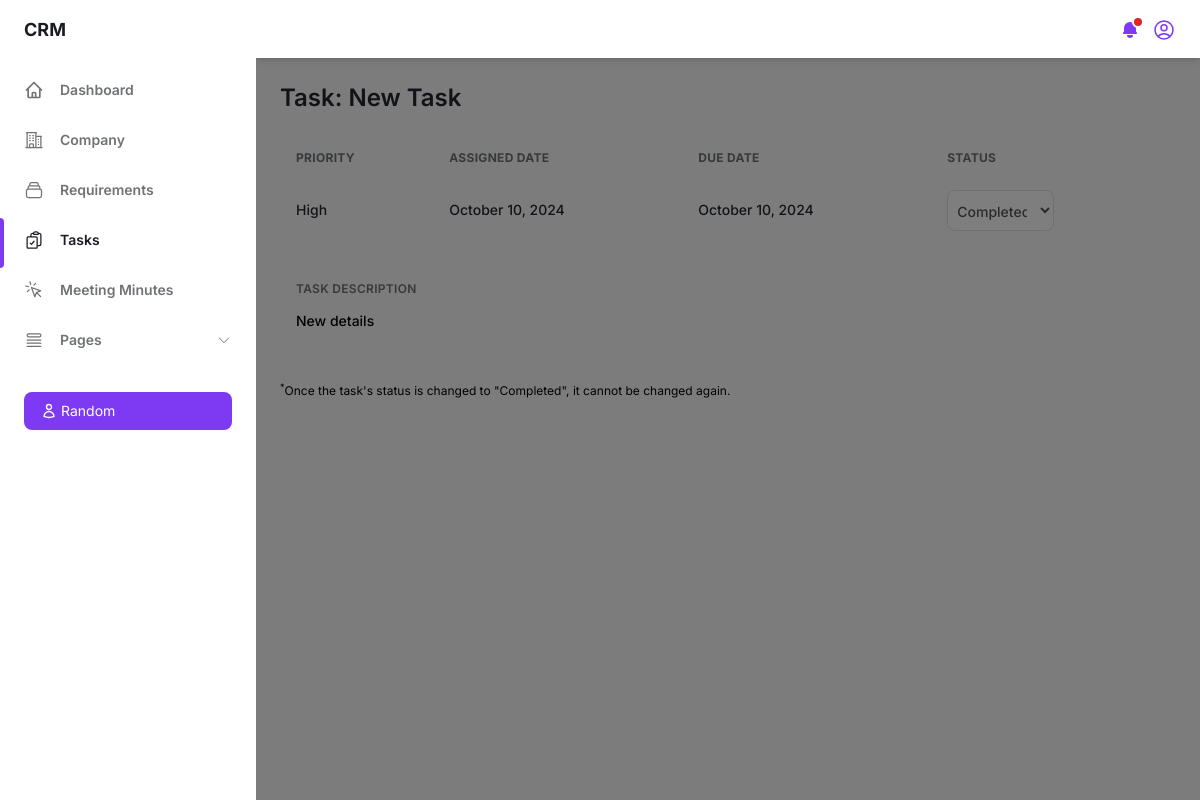
The app's page /task-details/1/ (signed in) with its own data.
### crm_app/models.py (models this page shows, shortened)
class Staff(models.Model):
    full_name = models.CharField(max_length=100)
    email = models.EmailField(unique=True)
    password = models.CharField(max_length=255)
    role = models.CharField(max_length=100)
    status = models.BooleanField(default=True)

class Task(models.Model):
    title = models.CharField(max_length=255)
    description = models.TextField()
    assigned_to = models.ForeignKey(Staff, on_delete=models.CASCADE, related_name='tasks')
    priority = models.CharField(max_length=50, choices=[('Low', 'Low'), ('Medium', 'Medium'), ('High', 'High')])
    due_date = models.DateField()
    status = models.CharField(max_length=50, choices=[('Pending', 'Pending'), ('In Progress', 'In Progress'), ('Completed', 'Completed')], default='Pending')
    created_at = models.DateTimeField(auto_now_add=True)
    updated_at = models.DateTimeField(auto_now=True)

### crm_app/views.py (the view)
# urls.py: path('task-details/<int:task_id>/', views.taskdetails, name='taskdetails'),
def taskdetails(request, task_id):
    if 'staff_id' not in request.session:
        return redirect('login')
    staff_id = request.session.get('staff_id')
    user = get_object_or_404(Staff, id=staff_id)
    task = get_object_or_404(Task, id=task_id)
    context = {'user': user, 'task': task}
    return render(request, 'taskdetails.html', context)

### templates/taskdetails.html (shortened to what this page needs)
{% load static %}
<!DOCTYPE html>
<html :class="{ 'theme-dark': dark }" x-data="data()" lang="en">
<head>
    <link rel="stylesheet" href="{% static 'css/tailwind.output.css' %}" />
    <link rel="stylesheet" href="{% static 'css/style.css' %}" />
    <link rel="stylesheet" href="https://cdnjs.cloudflare.com/ajax/libs/Chart.js/2.9.3/Chart.min.css"/>
</head>
<body>
    <div class="flex h-screen bg-gray-50 dark:bg-gray-900" :class="{ 'overflow-hidden': isSideMenuOpen }">
        <aside class="z-20 hidden w-64 overflow-y-auto bg-white dark:bg-gray-800 md:block flex-shrink-0">
            <div class="py-4 text-gray-500 dark:text-gray-400">
                <a class="ml-6 text-lg font-bold text-gray-800 dark:text-gray-200" href="{% url 'dashboard' %}">
                    CRM
                </a>
                <ul class="mt-6">
                    <li class="relative px-6 py-3">
                        <a class="inline-flex items-center w-full text-sm font-semibold transition-colors duration-150 hover:text-gray-800 dark:hover:text-gray-200" href="{% url 'dashboard' %}">
                            <span class="ml-4">Dashboard</span>
                        </a>
                    </li>
                </ul>
                <ul>
                    <li class="relative px-6 py-3">
                        <a class="inline-flex items-center w-full text-sm font-semibold transition-colors duration-150 hover:text-gray-800 dark:hover:text-gray-200" href="{% url 'company' %}">
                            <span class="ml-4">Company</span>
                        </a>
                    </li>
                    <li class="relative px-6 py-3">
                        <a class="inline-flex items-center w-full text-sm font-semibold transition-colors duration-150 hover:text-gray-800 dark:hover:text-gray-200" href="{% url 'contract' %}">
                            <span class="ml-4">Requirements</span>
                        </a>
                    </li>
                    <li class="relative px-6 py-3">
                        <span class="absolute inset-y-0 left-0 w-1 bg-purple-600 rounded-tr-lg rounded-br-lg" aria-hidden="true"></span>
                        <a class="inline-flex items-center w-full text-sm font-semibold text-gray-800 transition-colors duration-150 hover:text-gray-800 dark:text-gray-100 dark:hover:text-gray-200" href="{% url 'task' %}">
                            <span class="ml-4">Tasks</span>
                        </a>
                    </li>
                    <li class="relative px-6 py-3">
                        <a class="inline-flex items-center w-full text-sm font-semibold transition-colors duration-150 hover:text-gray-800 dark:hover:text-gray-200" href="{% url 'transaction' %}">
                            <svg class="w-5 h-5" aria-hidden="true" fill="none" stroke-linecap="round" stroke-linejoin="round" stroke-width="1.5" viewBox="0 0 24 24" stroke="currentColor">
                                <path d="M15 15l-2 5L9 9l11 4-5 2zm0 0l5 5M7.188 2.239l.777 2.897M5.136 7.965l-2.898-.777M13.95 4.05l-2.122 2.122m-5.657 5.656l-2.12 2.122"></path>
                            </svg>
                            <span class="ml-4">Meeting Minutes</span>
                        </a>
                    </li>
                    <li class="relative px-6 py-3">
                        <button class="inline-flex items-center justify-between w-full text-sm font-semibold transition-colors duration-150 hover:text-gray-800 dark:hover:text-gray-200" @click="togglePagesMenu" aria-haspopup="true">
                            <span class="inline-flex items-center">
                                <svg xmlns="http://www.w3.org/2000/svg" fill="none" viewBox="0 0 24 24" stroke-width="1.5" stroke="currentColor" class="w-5 h-5">
                                    <path stroke-linecap="round" stroke-linejoin="round" d="M3.75 12h16.5m-16.5 3.75h16.5M3.75 19.5h16.5M5.625 4.5h12.75a1.875 1.875 0 0 1 0 3.75H5.625a1.875 1.875 0 0 1 0-3.75Z" />
                                </svg>
                                <span class="ml-4">Pages</span>
                            </span>
                            <svg class="w-4 h-4" aria-hidden="true" fill="none" stroke-linecap="round" stroke-linejoin="round" stroke-width="1.5" viewBox="0 0 24 24" stroke="currentColor">
                                <path d="M19 9l-7 7-7-7"></path>
                            </svg>
                        </button>
                    </li>
                </ul>
                <div class="px-6 my-6">
                    <p class="flex items-center w-full px-4 py-2 text-sm font-normal leading-5 text-white transition-colors duration-150 bg-purple-600 border border-transparent rounded-lg active:bg-purple-600 hover:bg-purple-700 focus:outline-none focus:shadow-outline-purple">
                        {{ user.full_name }}
                    </p>
                </div>
            </div>
        </aside>
        <div x-show="isSideMenuOpen" x-transition:enter="transition ease-in-out duration-150" x-transition:enter-start="opacity-0" x-transition:enter-end="opacity-100" x-transition:leave="transition ease-in-out duration-150" x-transition:leave-start="opacity-100" x-transition:leave-end="opacity-0" class="fixed inset-0 z-10 flex items-end bg-black bg-opacity-50 sm:items-center sm:justify-center"></div>
        <div class="flex flex-col flex-1 w-full">
            <header class="z-10 py-4 bg-white shadow-md dark:bg-gray-800">
                <div class="container flex items-center justify-between h-full px-6 mx-auto text-purple-600 dark:text-purple-300">
                    <div class="flex items-center space-x-3 ml-auto">
                        <div class="relative">
                            <button class="relative align-middle rounded-md focus:outline-none focus:shadow-outline-purple" @click="toggleNotificationsMenu" @keydown.escape="closeNotificationsMenu" aria-label="Notifications" aria-haspopup="true">
                                <svg class="w-5 h-5" aria-hidden="true" fill="currentColor" viewBox="0 0 20 20">
                                    <path d="M10 2a6 6 0 00-6 6v3.586l-.707.707A1 1 0 004 14h12a1 1 0 00.707-1.707L16 11.586V8a6 6 0 00-6-6zM10 18a3 3 0 01-3-3h6a3 3 0 01-3 3z"></path>
                                </svg>
                                <span aria-hidden="true" class="absolute top-0 right-0 inline-block w-3 h-3 transform translate-x-1 -translate-y-1 bg-red-600 border-2 border-white rounded-full dark:border-gray-800"></span>
                            </button>
                        </div>
                        <div class="relative">
                            <button class="align-middle rounded-full focus:shadow-outline-purple focus:outline-none" @click="toggleProfileMenu" @keydown.escape="closeProfileMenu" aria-label="Account" aria-haspopup="true">
                            </button>
                        </div>
                    </div>
                </div>
            </header>
            {% if user.role == 'Admin' %}
            <main class="h-full pb-16 overflow-y-auto">
                <div class="container px-6 mx-auto grid">
                    <h2 class="my-6 text-2xl font-semibold text-gray-700 dark:text-gray-200">Task: {{ task.title }}</h2>
                    <div class="w-full overflow-hidden rounded-lg shadow-xs">
                        <div class="w-full mb-8 overflow-x-auto">
                            <table class="w-full whitespace-no-wrap">
                                <thead>
                                    <tr class="text-xs font-semibold tracking-wide text-left text-gray-500 uppercase bg-gray-50 dark:text-gray-400 dark:bg-gray-800">
                                        <th class="px-4 py-3">Priority</th>
                                        <th class="px-4 py-3">Assigned Date</th>
                                        <th class="px-4 py-3">Due Date</th>
                                        <th class="px-4 py-3">Status</th>
                                    </tr>
                                </thead>
                                <tbody>
                                    <tr class="text-gray-700 dark:text-gray-400">
                                        <td class="px-4 py-3">
                                            <p class="font-medium text-sm">{{ task.priority }}</p>
                                        </td>
                                        <td class="px-4 py-3">
                                            <p class="font-medium text-sm">{{ task.created_at|date:"F j, Y" }}</p>
                                        </td>
                                        <td class="px-4 py-3">
                                            <p class="font-medium text-sm">{{ task.due_date|date:"F d, Y" }}</p>
                                        </td>
                                        <td class="px-4 py-3">
                                            <p class="font-medium text-sm">{{ task.status }}</p>
                                        </td>
                                    </tr>
                                </tbody>
                            </table>
                        </div>
                    </div>
                    <div class="px-4 rounded-lg dark:bg-gray-800">
                        <label for="company-name" class="text-xs font-semibold tracking-wide text-left text-gray-500 uppercase bg-gray-50 dark:text-gray-400 dark:bg-gray-800">Task Description</label>
                        <p class="py-3 font-medium text-sm">{{ task.description }}</p>
                    </div>
                </div>
            </main>
            {% else %}
            <main class="h-full pb-16 overflow-y-auto">
                <div class="container px-6 mx-auto grid">
                    <h2 class="my-6 text-2xl font-semibold text-gray-700 dark:text-gray-200">Task: {{ task.title }}</h2>
                    <div class="w-full overflow-hidden rounded-lg shadow-xs">
                        <div class="w-full mb-8 overflow-x-auto">
                            <table class="w-full whitespace-no-wrap">
                                <thead>
                                    <tr class="text-xs font-semibold tracking-wide text-left text-gray-500 uppercase bg-gray-50 dark:text-gray-400 dark:bg-gray-800">
                                        <th class="px-4 py-3">Priority</th>
                                        <th class="px-4 py-3">Assigned Date</th>
                                        <th class="px-4 py-3">Due Date</th>
                                        <th class="px-4 py-3">Status</th>
                                    </tr>
                                </thead>
                                <tbody>
                                    <tr class="text-gray-700 dark:text-gray-400">
                                        <td class="px-4 py-3">
                                            <p class="font-medium text-sm">{{ task.priority }}</p>
                                        </td>
                                        <td class="px-4 py-3">
                                            <p class="font-medium text-sm">{{ task.created_at|date:"F j, Y" }}</p>
                                        </td>
                                        <td class="px-4 py-3">
                                            <p class="font-medium text-sm">{{ task.due_date|date:"F d, Y" }}</p>
                                        </td>
                                        <td class="px-4 py-3">
                                            <form method="POST" action="{% url 'update_task_status' task.id %}" id="status-form">
                                                <select name="status" class="font-medium text-sm bg-white border border-gray-300 text-gray-900 text-sm rounded-lg focus:ring-blue-500 focus:border-blue-500 w-1/2 p-2.5 pl-[5px] dark:bg-gray-700 dark:border-gray-600 dark:placeholder-gray-400 dark:text-white dark:focus:ring-blue-500 dark:focus:border-blue-500" {% if task.status == 'Completed' %} disabled {% endif %} onchange="this.form.submit();">
                                                    <option value="Completed" {% if task.status == 'Completed' %}selected{% endif %}>Completed</option>
                                                </select>
                                            </form>
                                        </td>
                                    </tr>
                                </tbody>
                            </table>
                        </div>
                    </div>
                    <div class="px-4 rounded-lg dark:bg-gray-800">
                        <label for="company-name" class="text-xs font-semibold tracking-wide text-left text-gray-500 uppercase bg-gray-50 dark:text-gray-400 dark:bg-gray-800">Task Description</label>
                        <p class="py-3 font-medium text-sm">{{ task.description }}</p>
                    </div>
                    <p class="text-xs mt-10 dark: dark:text-gray-400"><sup>*</sup>Once the task's status is changed to "Completed", it cannot be changed again.</p>
                </div>
            </main>
            {% endif %}
        </div>
    </div>
</body>
</html>

### records on screen
Staff: full_name "Random"
Task: title "New Task", priority "High", created_at "October 10, 2024", due_date "October 10, 2024", status "Completed", description "New details"
